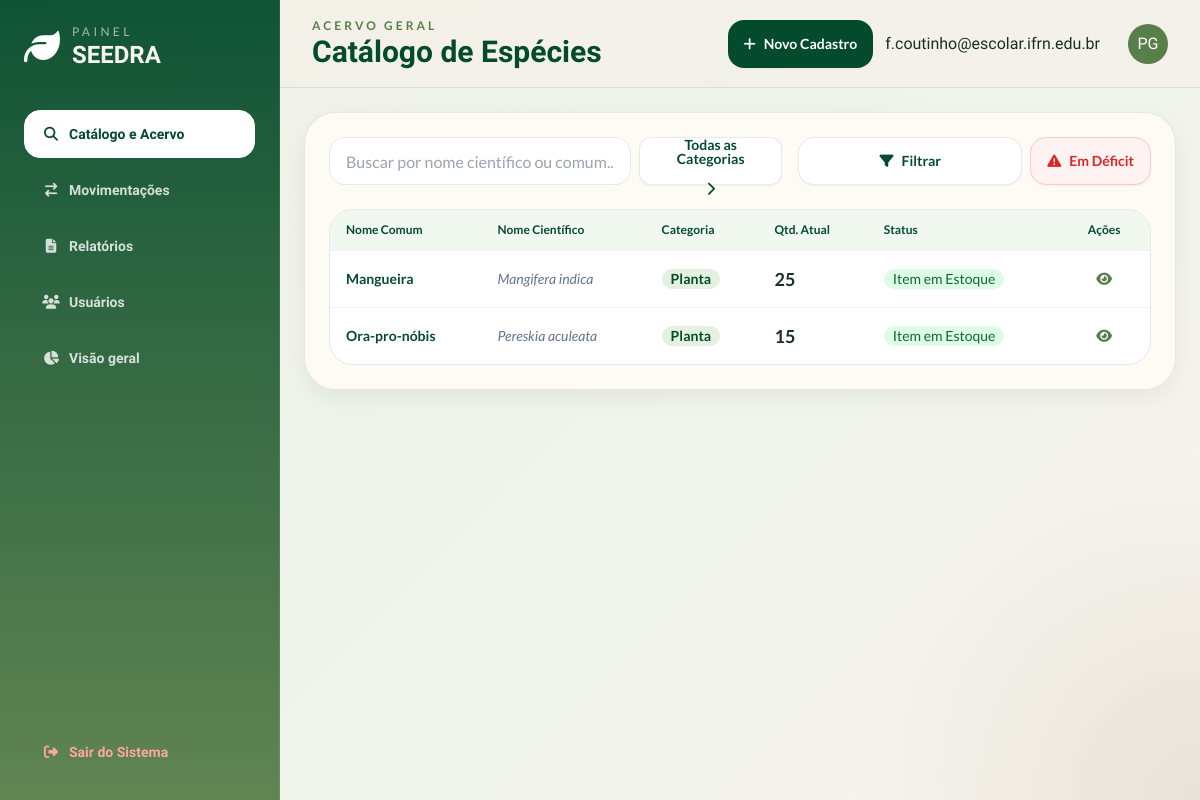
/catalogo (signed in), run on an earlier commit of the app's database.
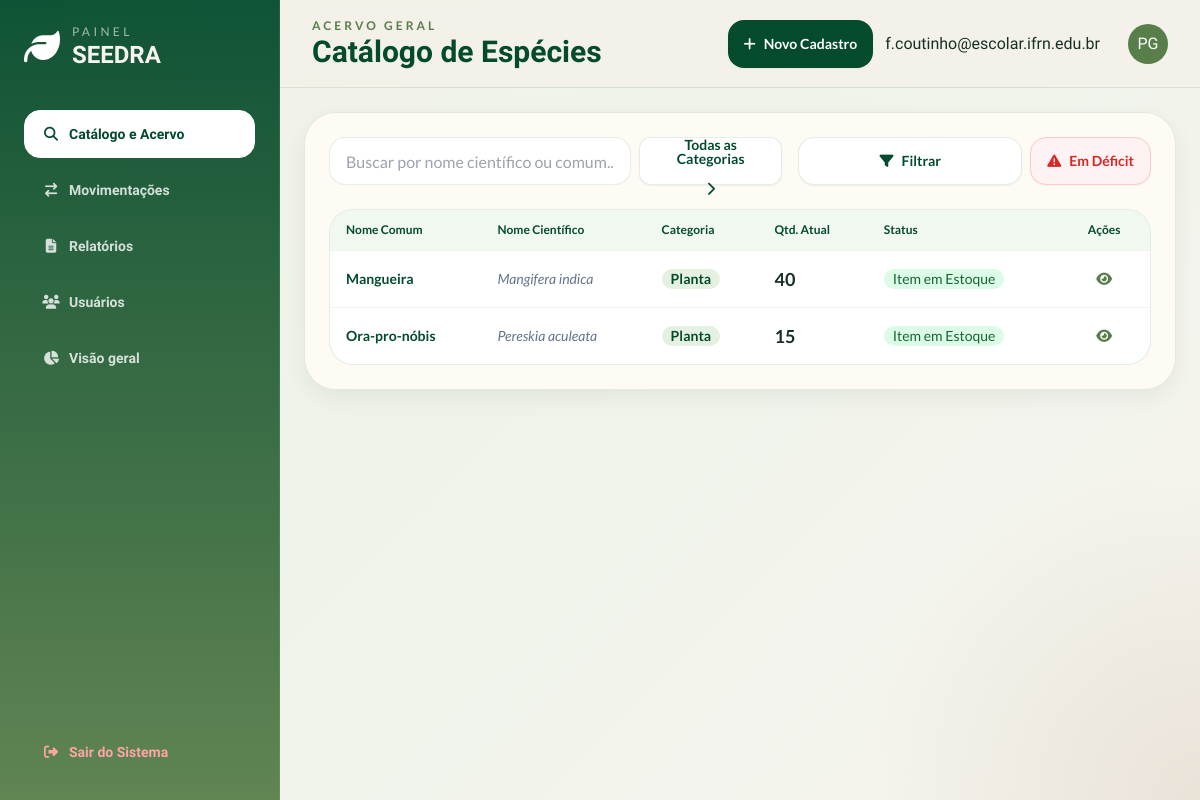
And on a later commit of the database.
### models.py (models this page shows)
class Item(db.Model):
    __tablename__= 'items'
    id = db.Column(db.Integer, primary_key = True)
    nome = db.Column(db.String(50), nullable = False, unique = True)
    quantidade = db.Column(db.Integer, nullable = True)
    n_cientifico = db.Column(db.String(50), nullable = False , unique = True)
    categoria = db.Column(db.String(20), nullable = False)
    deficit_limit = db.Column(db.Integer)
    obs = db.Column(db.Text)
    data_cadastro = db.Column(db.Date, nullable = False)
    movimentacoes = db.relationship('Movimentacao', back_populates = 'item', lazy = True)
    def em_deficit(self):
        return self.quantidade < self.deficit_limit

### app.py (the view)
@app.route('/catalogo', methods=['GET'])
@login_required
def catalogo():
    itens = Item.query.all()
    itens_def = sum(1 for item in itens if item.em_deficit())
    alfabetica = Item.query.order_by(Item.nome.asc()).all()
    return render_template('catalogo.html', itens=itens, itens_def=itens_def, itens_alfabetica = alfabetica)

### app.py (called while the page is built)
@login_manager.user_loader
def load_user(user_id):
    return Usuarios.query.get(int(user_id))

def login_required(f):
  @wraps(f)
  def decorated_function(*args, **kwargs):
      if 'usuarios_id' not in session:
         flash("Faça login primeiro!", 'erro')
         return redirect(url_for('login'))
      return f(*args, **kwargs)
  return decorated_function

### templates/catalogo.html (shortened to what this page needs)
{% extends 'base.html' %}
{% set page_id = 'catalogo' %}
{% block header_subtitle %}Acervo Geral{% endblock %}
{% block header_title %}Catálogo de Espécies{% endblock %}
{% block header_actions %}
<a href="{{ url_for('novo_item') }}" class="btn rounded-2xl border-0 bg-seedra-leafDark hover:bg-seedra-leafMid text-white font-lato">
    <i class="fa-solid fa-plus"></i> Novo Cadastro
</a>
{% endblock %}
{% block content %}
<section class="soft-card rounded-[2rem] p-6">
    <div class="flex flex-col md:flex-row gap-4 justify-between items-center mb-6">
        <div class="flex-1 w-full flex gap-2">
            <input type="text" placeholder="Buscar por nome científico ou comum..." class="input input-bordered rounded-2xl bg-white border-seedra-leafDark/10 w-full max-w-md font-lato" id="c_search" />
            <div class="relative inline-block w-56">
                <button id="c_btn" class="btn w-full flex justify-center rounded-xl bg-white font-lato text-seedra-leafDark border-seedra-leafDark/10 gap-4 hover:bg-seedra-leafMid hover:text-white">
                    <span id="content_span" class="transition transition-transform easy-in-out">Todas as Categorias</span>
                    <i id="c_arrow" class="fa-solid fa-chevron-right transition-transform"></i>
                </button>
            </div>
        </div>
        <div class="flex gap-2">
            <div class="relative inline-block w-56 ">
                <button class="w-full flex justify-center btn rounded-2xl bg-white text-seedra-leafDark border border-seedra-leafDark/10 hover:bg-seedra-leafMid hover:text-white hover:border-seedra-seedSand shadow-sm font-lato" id="filter_button">
                    <i id="filter_span" class="fa-solid fa-filter"></i> Filtrar
                </button>
            </div>
            <button class="btn rounded-2xl bg-red-50 text-red-600 border border-red-200 hover:bg-red-100 hover:border-red-300 shadow-sm font-lato" id="btn_deficit">
                <i class="fa-solid fa-triangle-exclamation"></i> Em Déficit
            </button>
        </div>
    </div>
    <div class="overflow-x-auto rounded-[1.5rem] border border-seedra-leafDark/10 bg-white">
        <table class="table font-lato">
            <thead class="bg-seedra-leafLight/10 text-seedra-leafDark">
                <tr>
                    <th>Nome Comum</th>
                    <th>Nome Científico</th>
                    <th>Categoria</th>
                    <th>Qtd. Atual</th>
                    <th>Status</th>
                    <th class="text-center">Ações</th>
                </tr>
            </thead>
            <tbody>
                {% for item in itens %}
                <tr id="list_order_normal" class="{% if item.em_deficit() %}item_deficit{% else %}item_ok{% endif %} transition {% if item.categoria == 'Semente' %} c_semente {% else %} c_planta {% endif %}">
                    <td class="font-bold text-seedra-leafDark">{{ item.nome }}</td>
                    <td class="italic text-slate-500">{{ item.n_cientifico }}</td>
                    <td><span class="badge border-0 bg-seedra-leafLight/20 text-seedra-leafDark font-bold">{{ item.categoria}}</span></td>
                    <td class="metric-value font-bold text-lg">{{ item.quantidade }}</td>
                    <td><span class="badge border-0 {% if item.em_deficit() %} bg-red-100 text-red-800 {% else %} bg-green-100 text-green-800 {% endif %}">
                        {% if item.em_deficit() %}
                            Item em deficit
                        {% else %}
                            Item em Estoque
                        {% endif %}
                    </span></td>
                    <td class="text-center">
                        <a href="{{ url_for('detalhes_item', id=item.id) }}" class="btn btn-sm btn-ghost text-seedra-leafMid rounded-xl"><i class="fa-solid fa-eye"></i></a>
                    </td>
                </tr>
                {% endfor %}
            </tbody>
        </table>
    </div>
</section>
{% endblock %}

What changed in the data, as far as the page shows it:
changed Item "Mangueira": quantidade "25" → "40"
